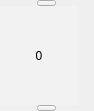
<?xml version="1.0" encoding="UTF-8"?>
<ui version="4.0">
 <class>NumWdg</class>
 <widget class="QWidget" name="NumWdg">
  <property name="geometry">
   <rect>
    <x>0</x>
    <y>0</y>
    <width>94</width>
    <height>111</height>
   </rect>
  </property>
  <property name="windowTitle">
   <string>NumWdg</string>
  </property>
  <property name="styleSheet">
   <string notr="true">QWidget#TimerWdg{
background-color: rgb(255, 255, 255,0);
}</string>
  </property>
  <layout class="QVBoxLayout" name="verticalLayout">
   <property name="spacing">
    <number>0</number>
   </property>
   <property name="leftMargin">
    <number>0</number>
   </property>
   <property name="topMargin">
    <number>0</number>
   </property>
   <property name="rightMargin">
    <number>0</number>
   </property>
   <property name="bottomMargin">
    <number>0</number>
   </property>
   <item>
    <layout class="QHBoxLayout" name="horizontalLayout">
     <property name="spacing">
      <number>0</number>
     </property>
     <item>
      <spacer name="horizontalSpacer_6">
       <property name="orientation">
        <enum>Qt::Horizontal</enum>
       </property>
       <property name="sizeType">
        <enum>QSizePolicy::Preferred</enum>
       </property>
       <property name="sizeHint" stdset="0">
        <size>
         <width>2</width>
         <height>0</height>
        </size>
       </property>
      </spacer>
     </item>
     <item>
      <widget class="QPushButton" name="pushButton_up">
       <property name="minimumSize">
        <size>
         <width>19</width>
         <height>6</height>
        </size>
       </property>
       <property name="maximumSize">
        <size>
         <width>19</width>
         <height>6</height>
        </size>
       </property>
       <property name="styleSheet">
        <string notr="true">

QPushButton#pushButton_up{	
	border-image: url(:/button/img/button/up.png);
}

QPushButton#pushButton_up:hover{
	border-image: url(:/button/img/button/up_hover.png);
}</string>
       </property>
       <property name="text">
        <string/>
       </property>
      </widget>
     </item>
     <item>
      <spacer name="horizontalSpacer_5">
       <property name="orientation">
        <enum>Qt::Horizontal</enum>
       </property>
       <property name="sizeType">
        <enum>QSizePolicy::Preferred</enum>
       </property>
       <property name="sizeHint" stdset="0">
        <size>
         <width>2</width>
         <height>0</height>
        </size>
       </property>
      </spacer>
     </item>
    </layout>
   </item>
   <item>
    <widget class="QLabel" name="label">
     <property name="maximumSize">
      <size>
       <width>78</width>
       <height>129</height>
      </size>
     </property>
     <property name="styleSheet">
      <string notr="true">font: 74px &quot;微软雅黑&quot;;
background-color: rgb(242, 242, 242);</string>
     </property>
     <property name="text">
      <string>0</string>
     </property>
     <property name="alignment">
      <set>Qt::AlignCenter</set>
     </property>
    </widget>
   </item>
   <item>
    <layout class="QHBoxLayout" name="horizontalLayout_2">
     <property name="spacing">
      <number>0</number>
     </property>
     <item>
      <spacer name="horizontalSpacer_8">
       <property name="orientation">
        <enum>Qt::Horizontal</enum>
       </property>
       <property name="sizeType">
        <enum>QSizePolicy::Preferred</enum>
       </property>
       <property name="sizeHint" stdset="0">
        <size>
         <width>5</width>
         <height>0</height>
        </size>
       </property>
      </spacer>
     </item>
     <item>
      <widget class="QPushButton" name="pushButton_down">
       <property name="minimumSize">
        <size>
         <width>19</width>
         <height>6</height>
        </size>
       </property>
       <property name="maximumSize">
        <size>
         <width>19</width>
         <height>6</height>
        </size>
       </property>
       <property name="styleSheet">
        <string notr="true">QPushButton#pushButton_down{	
	border-image: url(:/button/img/button/down.png);
}

QPushButton#pushButton_down:hover{
	border-image: url(:/button/img/button/down_hover.png);
}</string>
       </property>
       <property name="text">
        <string/>
       </property>
      </widget>
     </item>
     <item>
      <spacer name="horizontalSpacer_7">
       <property name="orientation">
        <enum>Qt::Horizontal</enum>
       </property>
       <property name="sizeType">
        <enum>QSizePolicy::Preferred</enum>
       </property>
       <property name="sizeHint" stdset="0">
        <size>
         <width>5</width>
         <height>0</height>
        </size>
       </property>
      </spacer>
     </item>
    </layout>
   </item>
  </layout>
 </widget>
 <layoutdefault spacing="6" margin="11"/>
 <resources>
  <include location="../../VLive/VLive.qrc"/>
 </resources>
 <connections/>
</ui>
